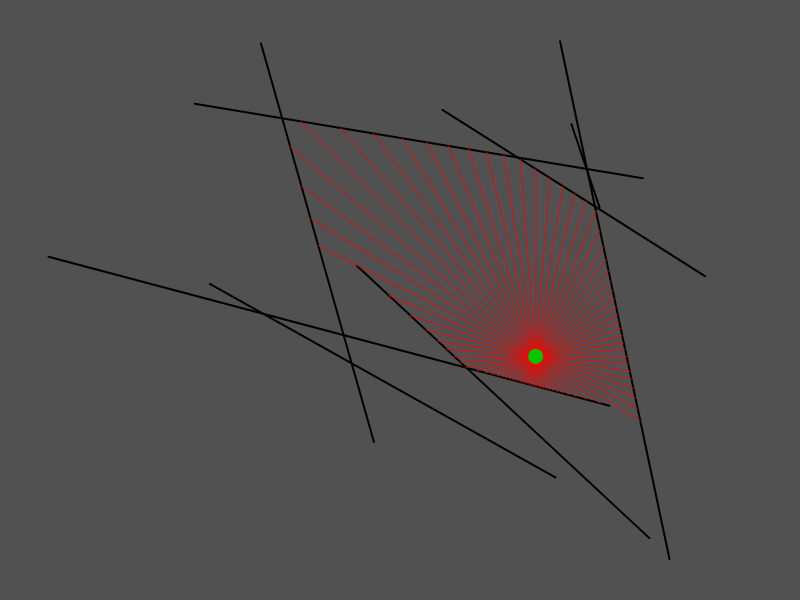
Frame 1 (no input)
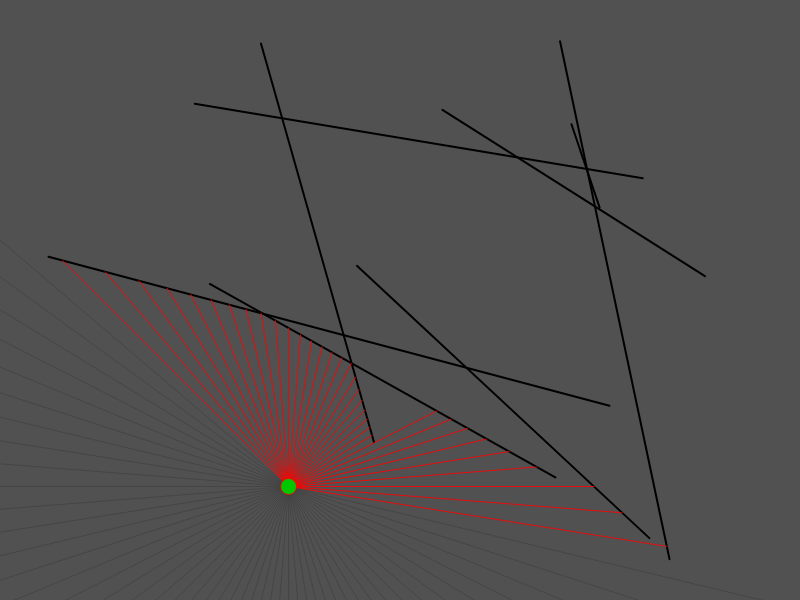
Frame 60 (no input)
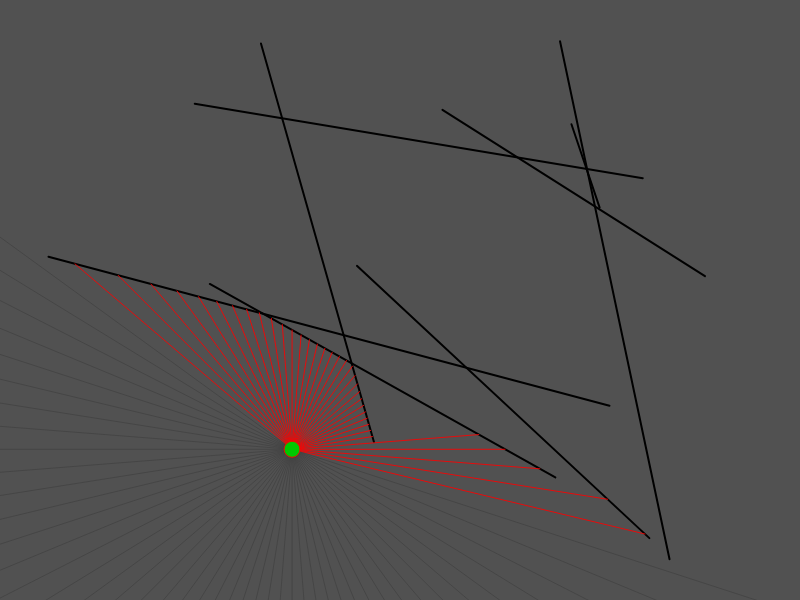
Frame 120 (the mouse pressed at the canvas centre since frame 60)

The p5.js sketch that drew these frames (run headless with seeded random() and noise() and a simulated clock; from frame 60 on, the mouse is pressed at the canvas centre):

// p5.js sketch
// ── sketch.js
let walls = [];
let particle;
let sprite;
let numWalls = 8;

let xoff = 0;
let yoff = 1000;

function setup() {
	createCanvas(800, 600);

	// create random walls
	for (let i = 0; i < numWalls; i++) {
		walls.push(
			new Boundary(
				random(width),
				random(height),
				random(width),
				random(height)
			)
		);
	}

	sprite = new Sprite(80);
}

function draw() {
	background(81);
	for (let wall of walls) {
		wall.show();
	}

	sprite.updateLoc(noise(xoff) * width, noise(yoff) * height);
	// sprite.updateLoc(mouseX, mouseY);
	sprite.shine(walls);
	sprite.show();
	xoff += 0.01;
	yoff += 0.01;
}

// ── boundary.js
class Boundary {
	constructor(x1, y1, x2, y2) {
		this.p1 = createVector(x1, y1);
		this.p2 = createVector(x2, y2);
	}

	show() {
		stroke(0);
		strokeWeight(2);
		line(this.p1.x, this.p1.y, this.p2.x, this.p2.y);
	}
}
// ── ray.js
class Ray {
	constructor(pos, angle) {
		this.pos = pos;
		this.direct = p5.Vector.fromAngle(angle);
	}

	collidePoint(wall) {
		const x1 = wall.p1.x;
		const y1 = wall.p1.y;
		const x2 = wall.p2.x;
		const y2 = wall.p2.y;

		const x3 = this.pos.x;
		const y3 = this.pos.y;
		const x4 = this.pos.x + this.direct.x;
		const y4 = this.pos.y + this.direct.y;

		const den = (x1 - x2) * (y3 - y4) - (y1 - y2) * (x3 - x4);


		if (den == 0) {
			return;
		}

		const t = ((x1 - x3) * (y3 - y4) - (y1 - y3) * (x3 - x4)) / den;
    	const u = -((x1 - x2) * (y1 - y3) - (y1 - y2) * (x1 - x3)) / den;

    	if (t > 0 && t < 1 && u > 0) {
    		const pt = createVector();
    		pt.x = x1 + t * (x2 - x1);
      		pt.y = y1 + t * (y2 - y1);
      		return pt;
    	}

		return;
	}

}
// ── sprite.js
class Sprite {
	constructor(rays) {
		this.pos = createVector(100, 200);
		this.rays = [];
		this.numRays = rays;
		for (let i = 0; i < TWO_PI; i += TWO_PI/this.numRays) {
			this.rays.push(new Ray(this.pos, i));
		}
	}

	show() {
		fill(0, 200, 0);
		ellipse(this.pos.x, this.pos.y, 16, 16);
	}

	// give an array of walls, draws a line from sprite to closest wall or a long one that extends
	shine(walls) {
		for (let ray of this.rays) {
			let recordPt;
			let recordDist = Infinity;
			for (let wall of walls) {
				let pnt = ray.collidePoint(wall);

				// if there is a collision point, set it to record if its closer then record where the point is
				if (pnt) {
					let d = p5.Vector.dist(this.pos, pnt);
					if (d < recordDist) {
						recordDist = d;
						recordPt = pnt;
					}
				}
			}

			// if there is a point, draw a red line. else, draw a grey line
			if (recordPt) {
				stroke(255,0,0, 220);
				strokeWeight(1);
				line(this.pos.x, this.pos.y, recordPt.x, recordPt.y);
			} else {
				stroke(51, 100);
				strokeWeight(1);
				push();
				translate(this.pos.x, this.pos.y);
				line(0, 0, ray.direct.x * (width+height), ray.direct.y * (width+height));
				pop();
			}
		}
	}

	// update where the sprite is
	updateLoc(x, y) {
		this.pos.set(x, y);
	}
}
